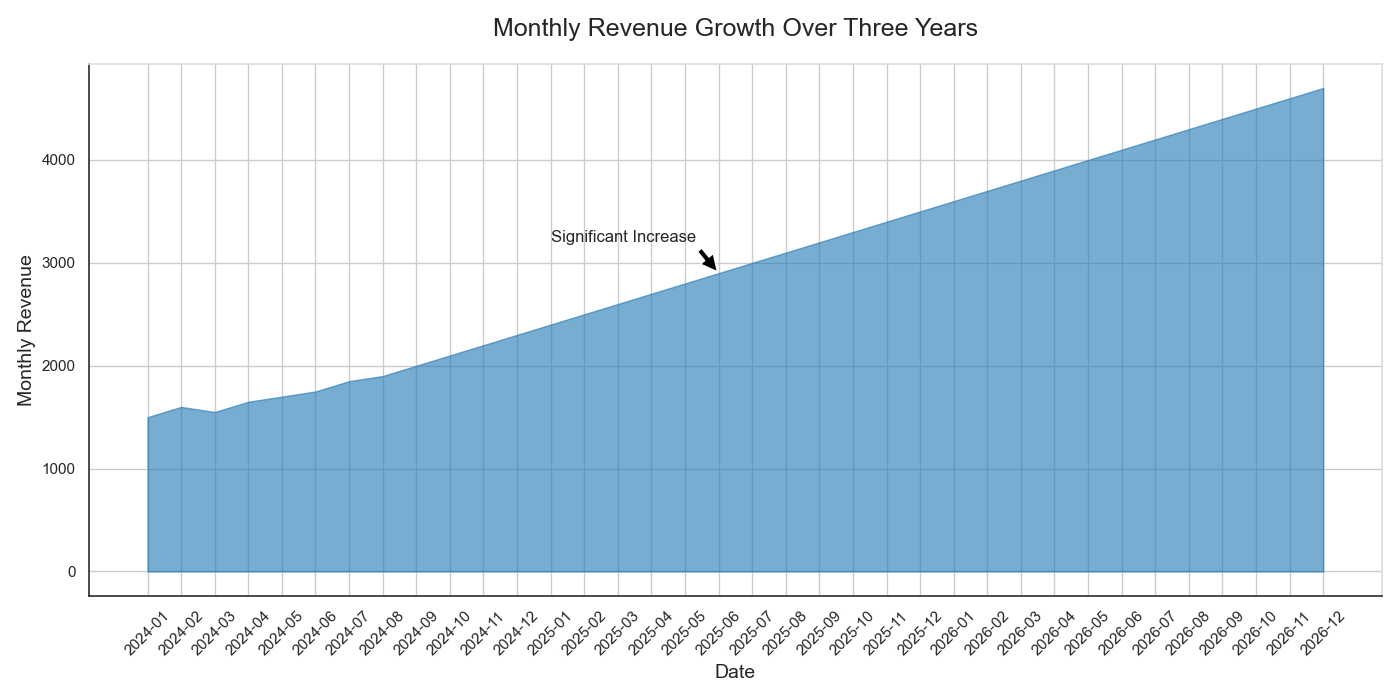

Source code (Python):

import matplotlib.pyplot as plt
import pandas as pd

data = {
    'Date': pd.date_range(start='2024-01-01', periods=36, freq='M').strftime('%Y-%m').tolist(),
    'Monthly_Revenue': [
        1500, 1600, 1550, 1650, 1700, 1750, 1850, 1900, 2000, 2100, 
        2200, 2300, 2400, 2500, 2600, 2700, 2800, 2900, 3000, 3100, 
        3200, 3300, 3400, 3500, 3600, 3700, 3800, 3900, 4000, 4100, 
        4200, 4300, 4400, 4500, 4600, 4700
    ]
}

df = pd.DataFrame(data)

fig, ax = plt.subplots(figsize=(14, 7))

ax.fill_between(df['Date'], df['Monthly_Revenue'], color='#1f77b4', alpha=0.6)

ax.set_title('Monthly Revenue Growth Over Three Years', fontsize=18, pad=20)
ax.set_xlabel('Date', fontsize=14)
ax.set_ylabel('Monthly Revenue', fontsize=14)
ax.annotate('Significant Increase', xy=('2025-06', 2900), xytext=('2025-01', 3200),
             arrowprops=dict(facecolor='black', shrink=0.05), fontsize=12)

ax.spines['top'].set_color('#DDDDDD')
ax.spines['right'].set_color('#DDDDDD')
ax.spines['left'].set_color('#333333')
ax.spines['bottom'].set_color('#333333')

plt.xticks(rotation=45)
plt.tight_layout()
plt.show()
